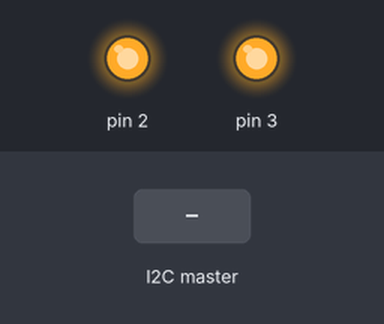
This sketch was run on a simulated Arduino Leonardo, built with avr-gcc and run on an emulated ATmega32U4. Parts: output pins drawn as LEDs (lit = HIGH). The test bench sets the inputs (shaded band). Random numbers use the default seed unless the sketch sets one.

Above: at 1.2 s.
1.3 s: the I2C master sends "B"
At 2.2 s:
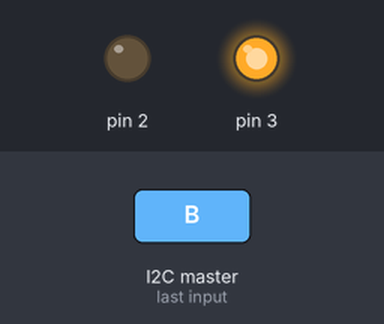
2.8 s: the I2C master sends "A"
At 3.3 s:
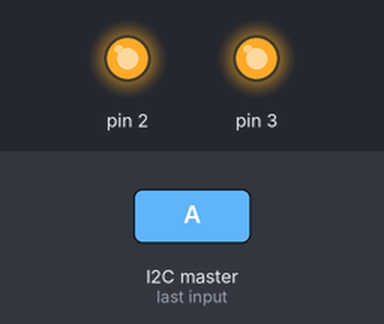
4.3 s: the I2C master sends "L"
At 5.7 s:
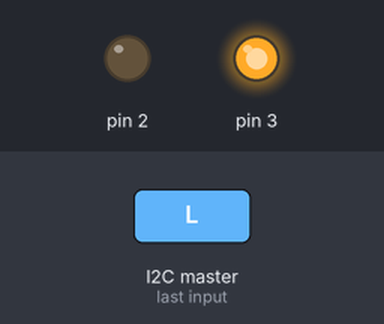
Timing chart, 0 to 7.3 s (numbered marks = the images above; inputs shaded):
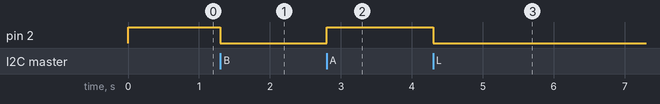

The sketch:

Slave.ino
```cpp
//i2c Slave Code(Leonardo)
#include <Wire.h>
const int green = 2;
const int timerled = 3;
long randtime;
void setup()
{
  int randtime = random(5000, 10000);
  Wire.begin(5);
  Wire.onReceive(receiveEvent);


  pinMode(2,OUTPUT);
  pinMode(3, OUTPUT);


  /*//Timer
  digitalWrite(3,HIGH);
  delay(randtime);

  int i = 0;
  while ( i < 8) {

    digitalWrite(3,LOW);
    delay(150);
    digitalWrite(3,HIGH);
    delay(150);
    digitalWrite(3,LOW);
    delay(150);
    digitalWrite(3,HIGH);
    delay(150);
    i++;
    digitalWrite(3,LOW);
  }*/


}
void loop()
{
  delay(100);
}

void receiveEvent(int howMany)
{
  while(Wire.available())
  {
    char c = Wire.read();

    if (c == 'A'){
      digitalWrite (2,HIGH);
    }

    if (c == 'B'){
      digitalWrite (2,LOW);
    }

  if (c == 'L'){
    digitalWrite(2,LOW);
  }
  }
}
```

Measured:
- after the input at 1.3 s, pin 2: HIGH → LOW at once
- after the input at 2.8 s, pin 2: LOW → HIGH at once
- after the input at 4.3 s, pin 2: HIGH → LOW at once
